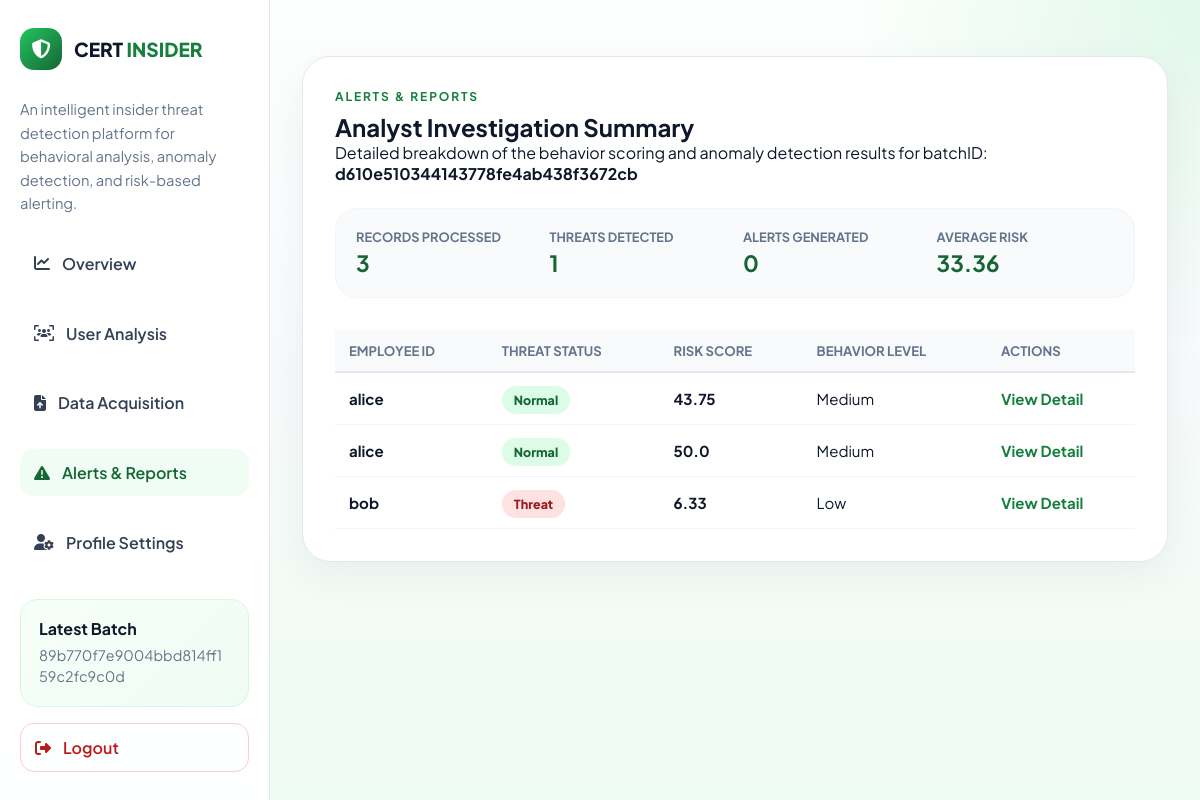
/results?batch_id=d610e510344143778fe4ab438f3672cb (signed in), run on the app's committed database.
### models/log.py (models this page shows, shortened)
class Log(db.Model):
    __tablename__ = "logs"
    id = db.Column(db.Integer, primary_key=True)
    batch_id = db.Column(db.String(64), nullable=False, index=True)
    user_id = db.Column(db.Integer, db.ForeignKey("users.id"), nullable=False, index=True)
    event_timestamp = db.Column(db.DateTime, nullable=True, index=True)
    login_frequency = db.Column(db.Float, nullable=False, default=0.0)
    after_hours_activity = db.Column(db.Float, nullable=False, default=0.0)
    night_login_count = db.Column(db.Float, nullable=False, default=0.0)
    file_access_count = db.Column(db.Float, nullable=False, default=0.0)
    email_activity_count = db.Column(db.Float, nullable=False, default=0.0)
    usb_usage_count = db.Column(db.Float, nullable=False, default=0.0)
    anomaly_flag = db.Column(db.Boolean, nullable=False, default=False)
    threat_level = db.Column(db.String(20), nullable=False, default="low")
    source_filename = db.Column(db.String(255), nullable=True)
    raw_record = db.Column(db.JSON, nullable=False)
    created_at = db.Column(db.DateTime, nullable=False, server_default=func.now())
    user = db.relationship("User", back_populates="logs")
    risk_score = db.relationship("RiskScore", back_populates="log", uselist=False, cascade="all, delete-orphan")
    alerts = db.relationship("Alert", back_populates="log", lazy=True, cascade="all, delete-orphan")

### models/user.py (models this page shows, shortened)
class User(db.Model):
    __tablename__ = "users"
    id = db.Column(db.Integer, primary_key=True)
    username = db.Column(db.String(80), unique=True, nullable=False, index=True)
    email = db.Column(db.String(120), unique=True, nullable=False, index=True)
    password_hash = db.Column(db.String(255), nullable=False)
    first_name = db.Column(db.String(100), nullable=True)
    last_name = db.Column(db.String(100), nullable=True)
    role = db.Column(db.String(50), nullable=False, default="analyst")
    created_at = db.Column(db.DateTime, nullable=False, server_default=func.now())
    otp_hash = db.Column(db.String(255), nullable=True)
    otp_expiry = db.Column(db.DateTime, nullable=True)
    logs = db.relationship("Log", back_populates="user", lazy=True)

### app.py (the view)
    @app.route("/results", methods=["GET"])
    @_login_required
    def results():
        batch_id = request.args.get("batch_id")
        if not batch_id:
            batch_id, _ = _latest_batch_logs()
        if not batch_id:
            return render_template("results.html", summary=None, rows=[], batch_id=None)
        logs = (
            Log.query.filter_by(batch_id=batch_id)
            .order_by(Log.id.asc())
            .all()
        )
        rows = [_serialize_result_row(log) for log in logs]
        summary = {
            "Records Processed": len(rows),
            "Threats Detected": sum(1 for log in logs if log.anomaly_flag),
            "Alerts Generated": sum(1 for log in logs if log.risk_score and log.risk_score.score >= ALERT_THRESHOLD),
            "Average Risk": round(
                sum(log.risk_score.score for log in logs if log.risk_score) / max(len(rows), 1),
                2,
            ),
        }
        return render_template("results.html", summary=summary, rows=rows, batch_id=batch_id)

### app.py (called while the page is built)
def _current_user():
    user_id = session.get("user_id")
    if not user_id:
        return None
    return db.session.get(User, user_id)

def _login_required(view):
    @wraps(view)
    def wrapped_view(*args, **kwargs):
        if _current_user() is None:
            flash("Please sign in to continue.", "error")
            return redirect(url_for("login_page"))
        return view(*args, **kwargs)
    return wrapped_view

def _serialize_result_row(log: Log) -> dict:
    user = log.user.username if log.user else str(log.user_id)
    score = log.risk_score.score if log.risk_score else 0.0
    return {
        "user": user,
        "login_frequency": round(float(log.login_frequency), 2),
        "after_hours_activity": round(float(log.after_hours_activity), 2),
        "night_login_count": round(float(log.night_login_count), 2),
        "file_access_count": round(float(log.file_access_count), 2),
        "email_activity_count": round(float(log.email_activity_count), 2),
        "usb_usage_count": round(float(log.usb_usage_count), 2),
        "threat_level": str(log.threat_level).title(),
        "risk_score": round(float(score), 2),
        "status": "Threat" if log.anomaly_flag else "Normal",
    }

def _latest_batch_logs():
    latest_log = Log.query.order_by(Log.created_at.desc(), Log.id.desc()).first()
    if latest_log is None:
        return None, []
    batch_logs = (
        Log.query.filter_by(batch_id=latest_log.batch_id)
        .order_by(Log.id.asc())
        .all()
    )
    return latest_log.batch_id, batch_logs

### templates/results.html (shortened to what this page needs)
{% extends "base.html" %}
{% block content %}
    <div class="report-card">
        <div class="eyebrow">Alerts & Reports</div>
        <h2>Analyst Investigation Summary</h2>
        <p style="margin-bottom: 24px;">Detailed breakdown of the behavior scoring and anomaly detection results for batchID: <strong>{{ batch_id if batch_id else 'N/A' }}</strong></p>
        {% if summary %}
        <div class="stat-bar">
            {% for label, val in summary.items() %}
            <div class="stat-box">
                <span>{{ label }}</span>
                <strong>{{ val }}</strong>
            </div>
            {% endfor %}
        </div>
        {% endif %}
        {% if rows %}
        <div style="overflow-x: auto;">
            <table>
                <thead>
                    <tr>
                        <th>Employee ID</th>
                        <th>Threat Status</th>
                        <th>Risk Score</th>
                        <th>Behavior Level</th>
                        <th>Actions</th>
                    </tr>
                </thead>
                <tbody>
                    {% for row in rows %}
                    <tr>
                        <td><strong>{{ row.user }}</strong></td>
                        <td>
                            <span class="tag {{ 'threat' if row.status == 'Threat' else 'normal' }}">
                                {{ row.status }}
                            </span>
                        </td>
                        <td><strong>{{ row.risk_score }}</strong></td>
                        <td>{{ row.threat_level }}</td>
                        <td>
                            <a href="#" style="color: var(--green-600); font-weight: 700; text-decoration: none;">View Detail</a>
                        </td>
                    </tr>
                    {% endfor %}
                </tbody>
            </table>
        </div>
        {% else %}
        <div style="text-align: center; padding: 60px;">
            <i class="fas fa-folder-open" style="font-size: 3rem; color: var(--slate-200); margin-bottom: 16px;"></i>
            <p>No results found for this batch. Please process a dataset first.</p>
        </div>
        {% endif %}
    </div>
{% endblock %}

### templates/base.html (shortened to what this page needs)
<!DOCTYPE html>
<html lang="en">
<head>
    <link rel="stylesheet" href="https://cdnjs.cloudflare.com/ajax/libs/font-awesome/6.4.0/css/all.min.css">
</head>
<body>
    {% set active_page = request.endpoint %}
    <aside class="sidebar">
        <a href="{{ url_for('dashboard') }}" class="logo">
            <i class="fas fa-shield-halved"></i>
            <div>CERT <span>INSIDER</span></div>
        </a>
        <p class="sidebar-copy">An intelligent insider threat detection platform for behavioral analysis, anomaly detection, and risk-based alerting.</p>
        <ul class="nav-menu">
            <li><a href="{{ url_for('dashboard') }}" class="nav-link {{ 'active' if active_page == 'dashboard' else '' }}"><i class="fas fa-chart-line"></i> Overview</a></li>
            <li><a href="{{ url_for('detect_view') }}" class="nav-link {{ 'active' if active_page in ['detect_view', 'predict'] else '' }}"><i class="fas fa-users-viewfinder"></i> User Analysis</a></li>
            <li><a href="{{ url_for('upload') }}" class="nav-link {{ 'active' if active_page == 'upload' else '' }}"><i class="fas fa-file-arrow-up"></i> Data Acquisition</a></li>
            <li><a href="{{ url_for('results') }}" class="nav-link {{ 'active' if active_page == 'results' else '' }}"><i class="fas fa-triangle-exclamation"></i> Alerts & Reports</a></li>
            <li><a href="{{ url_for('profile') }}" class="nav-link {{ 'active' if active_page == 'profile' else '' }}"><i class="fas fa-user-gear"></i> Profile Settings</a></li>
        </ul>
        <div class="sidebar-summary">
            <strong>Latest Batch</strong>
            <p>{% if latest_batch_id %}{{ latest_batch_id }}{% else %}No dataset processed yet{% endif %}</p>
        </div>
        <a href="{{ url_for('logout') }}" class="nav-link logout-btn">
            <i class="fas fa-right-from-bracket"></i> Logout
        </a>
    </aside>
    <main class="main-content">
        {% block content %}{% endblock %}
    </main>
</body>
</html>

### data on the page
Log: batch "89b770f7e9004bbd814ff159c2fc9c0d"
User: user "alice", status "Normal", risk_score "43.75", threat_level "Medium", risk_score "50.0"
User: user "bob", status "Threat", risk_score "6.33", threat_level "Low"

### other printed values
{{ batch_id if batch_id else 'N/A' }} "d610e510344143778fe4ab438f3672cb"
{{ label }} "RECORDS PROCESSED" "THREATS DETECTED" "ALERTS GENERATED" "AVERAGE RISK"
{{ val }} "3" "1" "0" "33.36"
